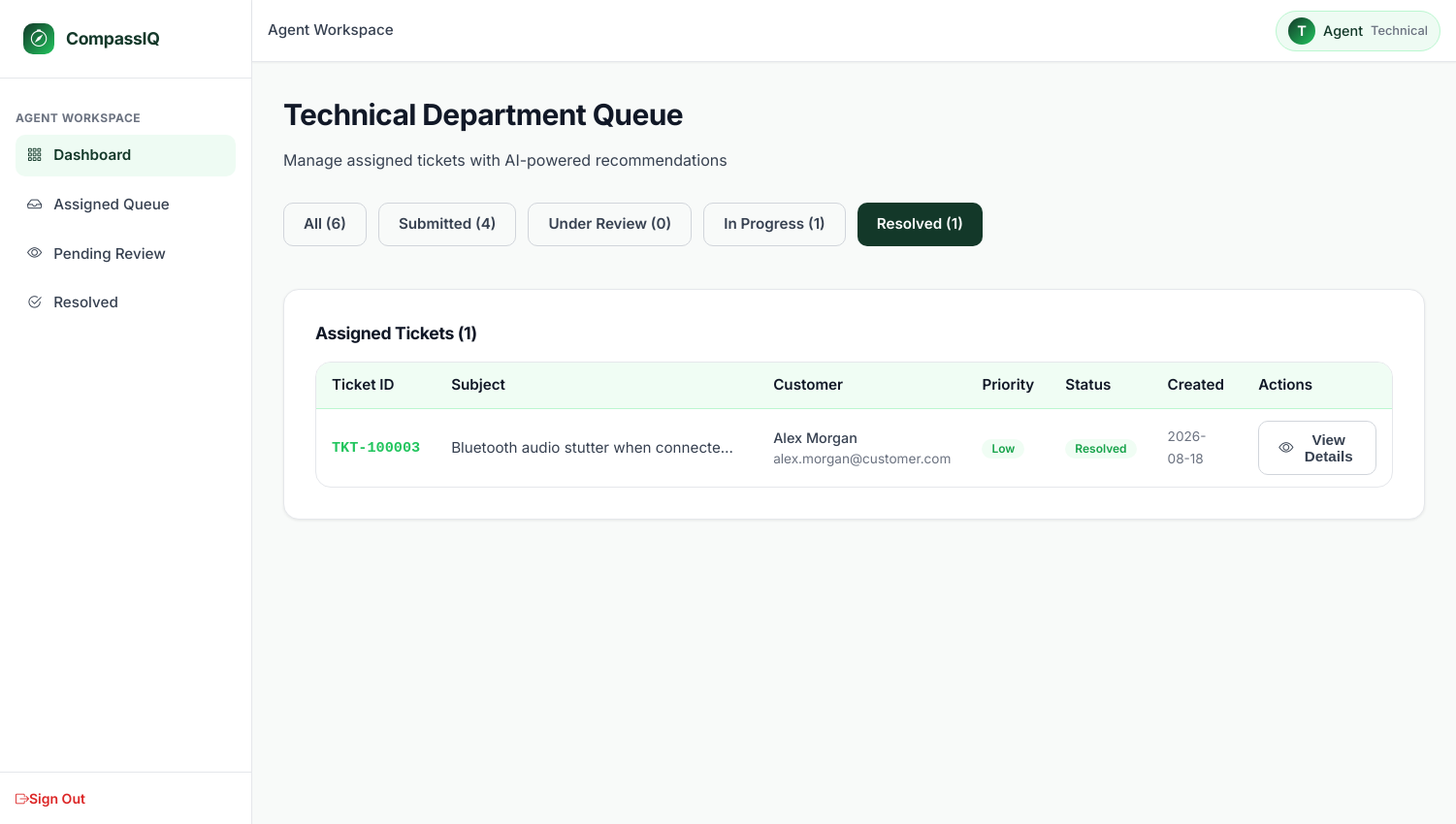
The page /agent/dashboard?status=Resolved (signed in) on the database its author committed.
### tables this page shows
CREATE TABLE users (
    user_id INTEGER PRIMARY KEY AUTOINCREMENT,
    full_name TEXT NOT NULL,
    email TEXT UNIQUE NOT NULL,
    password_hash TEXT NOT NULL,
    role TEXT NOT NULL DEFAULT 'customer' CHECK(role IN ('customer', 'agent', 'admin')),
    department TEXT DEFAULT 'None' CHECK(department IN ('Technical', 'Billing', 'Account', 'General Inquiry', 'None')),
    bill_no_product_id TEXT,
    account_status TEXT DEFAULT 'PENDING' CHECK(account_status IN ('PENDING', 'APPROVED', 'REJECTED', 'BANNED')),
    created_at DATETIME DEFAULT CURRENT_TIMESTAMP
);

CREATE TABLE tickets (
    ticket_id TEXT PRIMARY KEY,
    customer_id INTEGER NOT NULL,
    subject TEXT NOT NULL,
    description TEXT NOT NULL,
    predicted_category TEXT NOT NULL CHECK(predicted_category IN ('Technical', 'Billing', 'Account', 'General Inquiry', 'Fraud')),
    predicted_priority TEXT NOT NULL CHECK(predicted_priority IN ('Low', 'Medium', 'High', 'Critical')),
    assigned_department TEXT NOT NULL CHECK(assigned_department IN ('Technical', 'Billing', 'Account', 'General Inquiry', 'Admin_Fraud')),
    status TEXT DEFAULT 'Submitted' CHECK(status IN ('Submitted', 'Under Review', 'In Progress', 'Resolved', 'Closed')),
    assigned_agent_id INTEGER,
    resolution_notes TEXT,
    satisfaction_score INTEGER CHECK(satisfaction_score BETWEEN 1 AND 5),
    customer_feedback TEXT,
    created_at DATETIME DEFAULT CURRENT_TIMESTAMP,
    resolved_at DATETIME,
    CONSTRAINT fk_ticket_customer FOREIGN KEY (customer_id) REFERENCES users (user_id) ON DELETE CASCADE,
    CONSTRAINT fk_ticket_agent FOREIGN KEY (assigned_agent_id) REFERENCES users (user_id) ON DELETE SET NULL
);

### app.py (the view)
@app.route('/agent/dashboard')
@agent_required
def agent_dashboard():
    agent_dept = g.user['department']
    status_filter = request.args.get('status', 'all')
    sql = """
        SELECT t.*, u.full_name as customer_name, u.email as customer_email,
               a.full_name as agent_name
        FROM tickets t
        JOIN users u ON t.customer_id = u.user_id
        LEFT JOIN users a ON t.assigned_agent_id = a.user_id
        WHERE t.assigned_department = ?
    """
    params = [agent_dept]
    if status_filter != 'all':
        sql += " AND t.status = ?"
        params.append(status_filter)
    sql += " ORDER BY CASE t.predicted_priority WHEN 'Critical' THEN 1 WHEN 'High' THEN 2 WHEN 'Medium' THEN 3 WHEN 'Low' THEN 4 ELSE 5 END, t.created_at DESC"
    tickets = query_db(sql, tuple(params))
    counts = query_db(
        """SELECT
            COUNT(*) as total,
            SUM(status = 'Submitted') as count_submitted,
            SUM(status = 'Under Review') as count_under_review,
            SUM(status = 'In Progress') as count_in_progress,
            SUM(status = 'Resolved') as count_resolved
           FROM tickets
           WHERE assigned_department = ?""",
        (agent_dept,),
        one=True
    )
    return render_template(
        'department_dashboard.html',
        tickets=tickets,
        counts=counts or {},
        current_status=status_filter,
        department=agent_dept
    )

### templates/department_dashboard.html (shortened to what this page needs)
{% extends 'base.html' %}
{% block breadcrumb %}Agent Workspace{% endblock %}
{% block content %}
<div class="page-header">
    <h1 class="page-title">{{ department }} Department Queue</h1>
    <p class="page-subtitle">Manage assigned tickets with AI-powered recommendations</p>
</div>
<div style="display: flex; gap: var(--spacing-md); margin-bottom: var(--spacing-2xl); overflow-x: auto; padding-bottom: var(--spacing-md);">
    <a href="{{ url_for('agent_dashboard', status='all') }}" class="btn {% if current_status == 'all' %}btn-primary{% else %}btn-secondary{% endif %}">
        All ({{ counts.total or 0 }})
    </a>
    <a href="{{ url_for('agent_dashboard', status='Submitted') }}" class="btn {% if current_status == 'Submitted' %}btn-primary{% else %}btn-secondary{% endif %}">
        Submitted ({{ counts.count_submitted or 0 }})
    </a>
    <a href="{{ url_for('agent_dashboard', status='Under Review') }}" class="btn {% if current_status == 'Under Review' %}btn-primary{% else %}btn-secondary{% endif %}">
        Under Review ({{ counts.count_under_review or 0 }})
    </a>
    <a href="{{ url_for('agent_dashboard', status='In Progress') }}" class="btn {% if current_status == 'In Progress' %}btn-primary{% else %}btn-secondary{% endif %}">
        In Progress ({{ counts.count_in_progress or 0 }})
    </a>
    <a href="{{ url_for('agent_dashboard', status='Resolved') }}" class="btn {% if current_status == 'Resolved' %}btn-primary{% else %}btn-secondary{% endif %}">
        Resolved ({{ counts.count_resolved or 0 }})
    </a>
</div>
<div class="card">
    <div style="padding: var(--spacing-lg);">
        <h3 style="margin: 0 0 var(--spacing-lg) 0; font-size: 1.1rem;">Assigned Tickets ({{ tickets|length }})</h3>
        {% if tickets|length == 0 %}
            <div style="padding: var(--spacing-3xl) var(--spacing-lg); text-align: center; color: var(--text-muted);">
                <i class="bi bi-inbox" style="font-size: 2rem; display: block; margin-bottom: var(--spacing-lg);"></i>
                <p>No tickets in this queue</p>
            </div>
        {% else %}
            <div class="table-container">
                <table class="enterprise-table">
                    <thead>
                        <tr>
                            <th>Ticket ID</th>
                            <th>Subject</th>
                            <th>Customer</th>
                            <th>Priority</th>
                            <th>Status</th>
                            <th>Created</th>
                            <th>Actions</th>
                        </tr>
                    </thead>
                    <tbody>
                        {% for ticket in tickets %}
                            <tr>
                                <td>
                                    <span class="no-wrap" style="font-family: 'Courier New', monospace; font-weight: var(--font-weight-bold); color: var(--accent-green);">{{ ticket.ticket_id }}</span>
                                </td>
                                <td>
                                    <div style="max-width: 300px; overflow: hidden; text-overflow: ellipsis; white-space: nowrap;">
                                        {{ ticket.subject }}
                                    </div>
                                </td>
                                <td>
                                    <div style="font-size: 0.9rem;">
                                        <div style="font-weight: 500;">{{ ticket.customer_name }}</div>
                                        <div style="color: var(--text-muted); font-size: 0.85rem;">{{ ticket.customer_email }}</div>
                                    </div>
                                </td>
                                <td>
                                    <span class="badge badge-priority-{{ ticket.predicted_priority }}">{{ ticket.predicted_priority }}</span>
                                </td>
                                <td>
                                    <span class="badge badge-status-{{ ticket.status|replace(' ', '') }}">{{ ticket.status }}</span>
                                </td>
                                <td>
                                    <span class="text-muted" style="font-size: 0.85rem;">{{ ticket.created_at[:10] if ticket.created_at else '' }}</span>
                                </td>
                                <td>
                                    <button type="button" class="btn btn-secondary btn-sm" onclick="openTicketModal('{{ ticket.ticket_id }}')">
                                        <i class="bi bi-eye"></i> View Details
                                    </button>
                                </td>
                            </tr>
                        {% endfor %}
                    </tbody>
                </table>
            </div>
        {% endif %}
    </div>
</div>
{% endblock %}

### templates/base.html (shortened to what this page needs)
<!DOCTYPE html>
<html lang="en">
<head>
    <link rel="stylesheet" href="https://cdn.jsdelivr.net/npm/bootstrap-icons@1.11.3/font/bootstrap-icons.min.css">
    <link rel="stylesheet" href="{{ url_for('static', filename='css/variables.css') }}">
    <link rel="stylesheet" href="{{ url_for('static', filename='css/components.css') }}">
    <link rel="stylesheet" href="{{ url_for('static', filename='css/style.css') }}">
</head>
<body>
    <div id="app">
        <aside class="sidebar" id="sidebar">
            <a href="{{ url_for('index') }}" class="sidebar-brand">
                <div class="sidebar-brand-icon">
                    <i class="bi bi-compass"></i>
                </div>
                <div class="sidebar-brand-text">CompassIQ</div>
            </a>
            <nav class="sidebar-nav">
                {% if g.user %}
                    {% if g.user.role == 'customer' %}
                        <div class="nav-section-title">Main</div>
                        <div class="nav-item">
                            <a href="{{ url_for('customer_dashboard') }}" class="nav-link {% if request.endpoint == 'customer_dashboard' %}active{% endif %}">
                                <i class="bi bi-grid-3x3-gap"></i>
                                <span>Dashboard</span>
                            </a>
                        </div>
                        <div class="nav-item">
                            <a href="{{ url_for('customer_dashboard') }}" class="nav-link">
                                <i class="bi bi-plus-circle"></i>
                                <span>Create Ticket</span>
                            </a>
                        </div>
                        <div class="nav-section-title mt-4">My Activity</div>
                        <div class="nav-item">
                            <a href="{{ url_for('customer_dashboard') }}" class="nav-link">
                                <i class="bi bi-clock-history"></i>
                                <span>Ticket History</span>
                            </a>
                        </div>
                        <div class="nav-item">
                            <a href="{{ url_for('customer_dashboard') }}" class="nav-link">
                                <i class="bi bi-person-circle"></i>
                                <span>Profile</span>
                            </a>
                        </div>
                    {% elif g.user.role == 'agent' %}
                        <div class="nav-section-title">Agent Workspace</div>
                        <div class="nav-item">
                            <a href="{{ url_for('agent_dashboard') }}" class="nav-link {% if request.endpoint == 'agent_dashboard' %}active{% endif %}">
                                <i class="bi bi-grid-3x3-gap"></i>
                                <span>Dashboard</span>
                            </a>
                        </div>
                        <div class="nav-item">
                            <a href="{{ url_for('agent_dashboard') }}" class="nav-link">
                                <i class="bi bi-inbox"></i>
                                <span>Assigned Queue</span>
                            </a>
                        </div>
                        <div class="nav-item">
                            <a href="{{ url_for('agent_dashboard') }}" class="nav-link">
                                <i class="bi bi-eye"></i>
                                <span>Pending Review</span>
                            </a>
                        </div>
                        <div class="nav-item">
                            <a href="{{ url_for('agent_dashboard') }}" class="nav-link">
                                <i class="bi bi-check2-circle"></i>
                                <span>Resolved</span>
                            </a>
                        </div>
                    {% endif %}
                {% endif %}
            </nav>
            <div class="sidebar-footer">
                {% if g.user %}
                    <a href="{{ url_for('logout') }}" class="sign-out-link">
                        <i class="bi bi-box-arrow-right me-2"></i>Sign Out
                    </a>
                {% endif %}
            </div>
        </aside>
        <header class="header">
            <div class="header-left">
                <div class="header-breadcrumb">
                    {% block breadcrumb %}Dashboard{% endblock %}
                </div>
            </div>
            <div class="header-actions">
                {% if g.user %}
                    <a href="#" class="user-profile-pill">
                        <div class="user-avatar">{{ g.user.full_name[0].upper() }}</div>
                        <span>{{ g.user.role|title }}</span>
                        {% if g.user.department and g.user.department != 'None' %}
                            <span style="font-size: 0.8rem; color: var(--text-muted);">{{ g.user.department }}</span>
                        {% endif %}
                    </a>
                {% endif %}
            </div>
        </header>
        <main class="main-content">
            {% block content %}{% endblock %}
        </main>
    </div>
</body>
</html>

### rows shown on the page
users: user "T", user.role "Agent", user.department "Technical", department "Technical"
tickets: ticket_id "TKT-100003", subject "Bluetooth audio stutter when connecte…", customer_name "Alex Morgan", customer_email "alex.morgan@customer.com", predicted_priority "Low", status "Resolved", created_at "2026-08-18"

### other values the page prints
{{ counts.total or 0 }} "6"
{{ counts.count_submitted or 0 }} "4"
{{ counts.count_under_review or 0 }} "0"
{{ counts.count_in_progress or 0 }} "1"
{{ counts.count_resolved or 0 }} "1"
{{ tickets|length }} "1"
